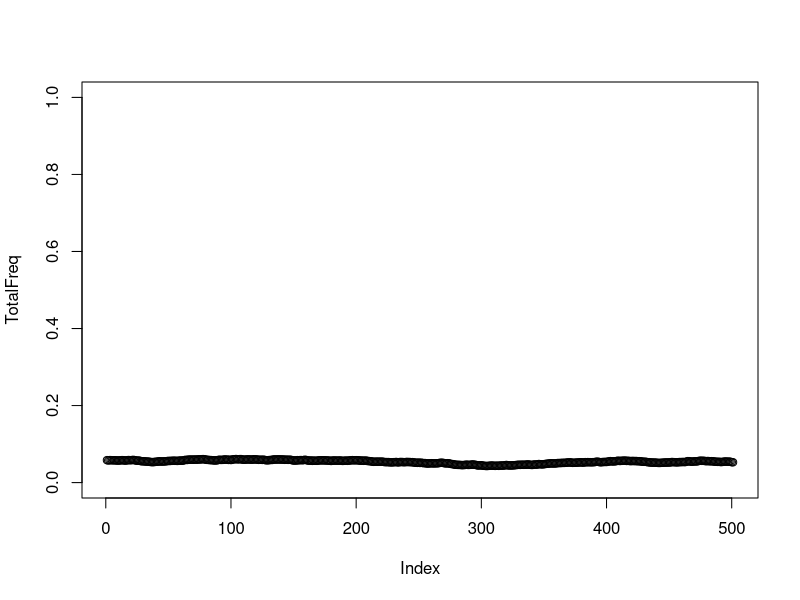

This chart was generated by the following R code:
ancientfreq  = runif(1, 0.05,0.2)
Generations = 500
N=200000
selectioncoef = 0.0 #0.005

M = matrix(0, nrow = 0, ncol = 4)
TotalFreq = c(ancientfreq)
currentfreq = ancientfreq
for (i in 1:Generations) {

  newmean  = (currentfreq + currentfreq * selectioncoef )  /(1 + currentfreq * selectioncoef)
  
currentfreq  = rbinom(1, N, newmean ) / N

  TotalFreq = c(TotalFreq, currentfreq)

if (i %%1 == 0) {
    r = runif(1)
    if (r < currentfreq**2) M = rbind(M, c(paste0(toString(Generations-i), ".0001"), "-inf", "-inf", "0.00") )
    else if (r < currentfreq**2 + (1 - currentfreq)**2 ) {
      M = rbind(M, c(paste0(toString(Generations-i), ".0001"), "0.00", "-inf",  "-inf") )
    }
    else {
      M = rbind(M, c(paste0(toString(Generations-i), ".0001"), "-inf",   "0.00", "-inf") )
    }  
}}
M = M[-nrow(M),]
M = M[nrow(M):1,]
plot(TotalFreq, ylim = c(0,1))
writeLines(toString(TotalFreq ), "FrequencyTrajectory.txt", sep = "\n")
writeLines(toString(TotalFreq[length(TotalFreq)] ), "ModernFreq.txt", sep = "\n")

write.table(M, file = "Samples.txt", quote = F, sep = " ", row.names = F, col.names = F)

